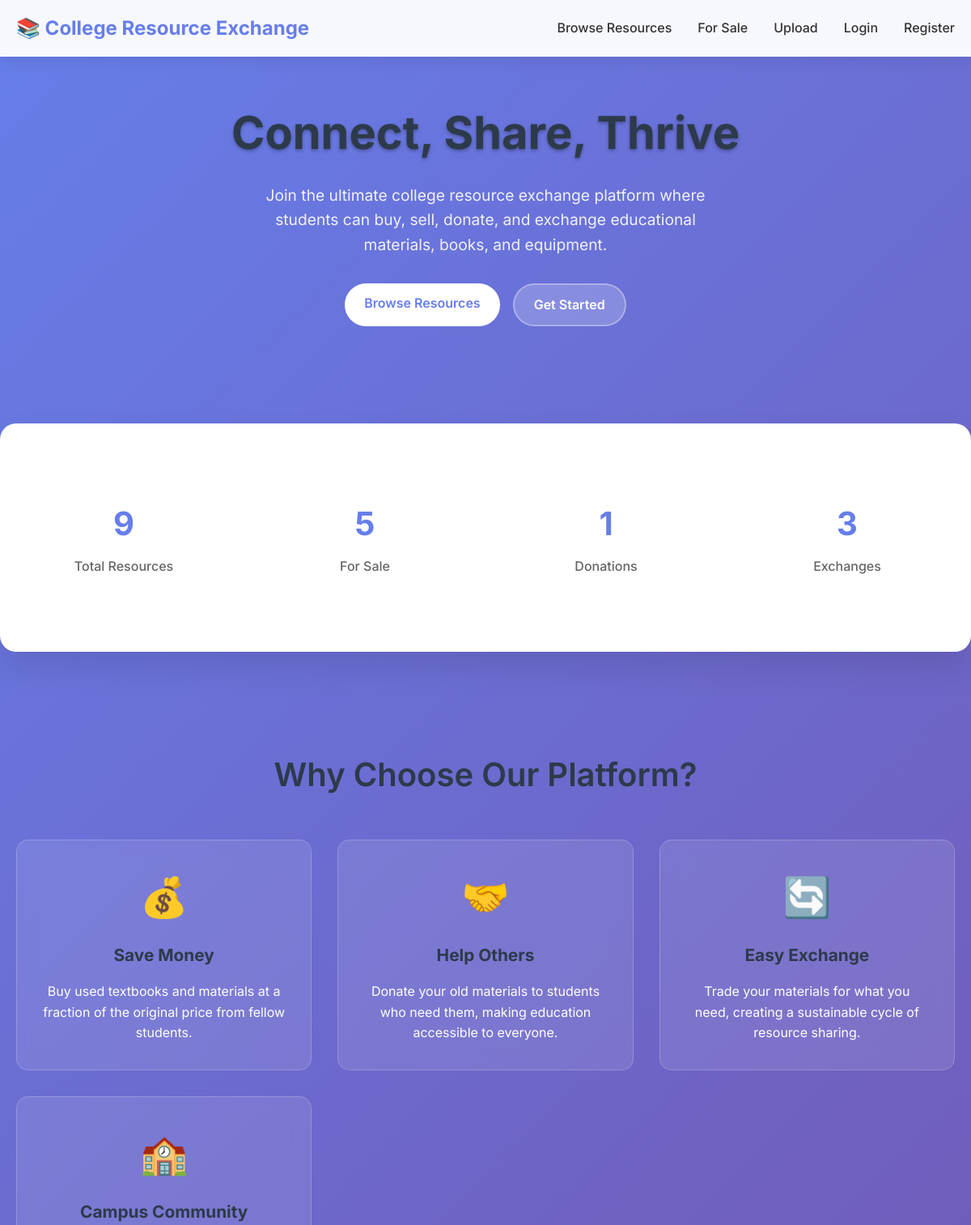
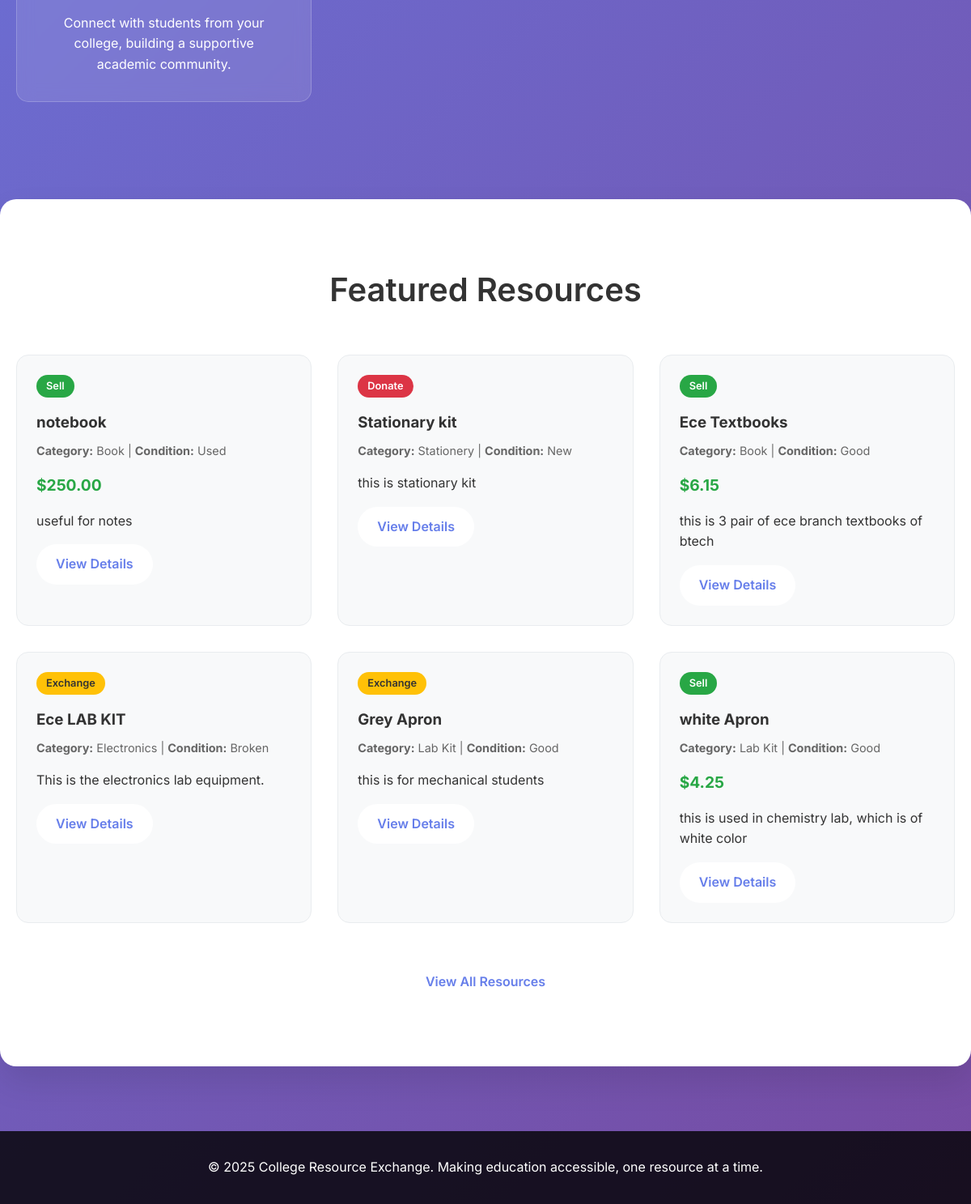
The page / on the database its author committed (2 pictures, top to bottom).
### resources/models.py (models this page shows, shortened)
class Resource(models.Model):
    title = models.CharField(max_length=100)
    description = models.TextField()
    category = models.CharField(max_length=20, choices=CATEGORY_CHOICES)
    condition = models.CharField(max_length=10, choices=CONDITION_CHOICES)
    image = models.ImageField(upload_to='resources/', blank=True, null=True)
    action_type = models.CharField(max_length=10, choices=ACTION_CHOICES)
    price = models.DecimalField(max_digits=10, decimal_places=2, null=True, blank=True, help_text="Price in currency (required if selling)")
    owner = models.ForeignKey(User, on_delete=models.CASCADE)
    created_at = models.DateTimeField(auto_now_add=True)

### resources/views.py (the view)
# urls.py: 2. Add a URL to urlpatterns:  path('', views.home, name='home')
def home(request):
    featured_resources = Resource.objects.all().order_by('-created_at')[:6]
    stats = {
        'total_resources': Resource.objects.count(),
        'selling_resources': Resource.objects.filter(action_type='Sell').count(),
        'donation_resources': Resource.objects.filter(action_type='Donate').count(),
        'exchange_resources': Resource.objects.filter(action_type='Exchange').count(),
    }
    return render(request, 'resources/home.html', {
        'featured_resources': featured_resources,
        'stats': stats
    })

### resources/templates/resources/home.html (shortened to what this page needs)
<!DOCTYPE html>
<html lang="en">
<head>
    {% load static %}
    <link rel="stylesheet" href="{% static 'resources/style.css' %}">
</head>
<body>
    <nav class="navbar">
        <div class="container">
            <div class="nav-content">
                <a href="/" class="logo">📚 College Resource Exchange</a>
                <div class="nav-links">
                    <a href="/resources/">Browse Resources</a>
                    <a href="/sell/">For Sale</a>
                    <a href="/upload/">Upload</a>
                    <a href="/accounts/login/">Login</a>
                    <a href="/register/">Register</a>
                </div>
            </div>
        </div>
    </nav>
    <section class="hero">
        <div class="container">
            <h1>Connect, Share, Thrive</h1>
            <p>Join the ultimate college resource exchange platform where students can buy, sell, donate, and exchange educational materials, books, and equipment.</p>
            <div class="cta-buttons">
                <a href="/resources/" class="btn btn-primary">Browse Resources</a>
                <a href="/register/" class="btn btn-secondary">Get Started</a>
            </div>
        </div>
    </section>
    <section class="stats">
        <div class="container">
            <div class="stats-grid">
                <div class="stat-item">
                    <div class="stat-number">{{ stats.total_resources }}</div>
                    <div class="stat-label">Total Resources</div>
                </div>
                <div class="stat-item">
                    <div class="stat-number">{{ stats.selling_resources }}</div>
                    <div class="stat-label">For Sale</div>
                </div>
                <div class="stat-item">
                    <div class="stat-number">{{ stats.donation_resources }}</div>
                    <div class="stat-label">Donations</div>
                </div>
                <div class="stat-item">
                    <div class="stat-number">{{ stats.exchange_resources }}</div>
                    <div class="stat-label">Exchanges</div>
                </div>
            </div>
        </div>
    </section>
    <section class="features">
        <div class="container">
            <h2>Why Choose Our Platform?</h2>
            <div class="features-grid">
                <div class="feature-card">
                    <div class="feature-icon">💰</div>
                    <h3>Save Money</h3>
                    <p>Buy used textbooks and materials at a fraction of the original price from fellow students.</p>
                </div>
                <div class="feature-card">
                    <div class="feature-icon">🤝</div>
                    <h3>Help Others</h3>
                    <p>Donate your old materials to students who need them, making education accessible to everyone.</p>
                </div>
                <div class="feature-card">
                    <div class="feature-icon">🔄</div>
                    <h3>Easy Exchange</h3>
                    <p>Trade your materials for what you need, creating a sustainable cycle of resource sharing.</p>
                </div>
                <div class="feature-card">
                    <div class="feature-icon">🏫</div>
                    <h3>Campus Community</h3>
                    <p>Connect with students from your college, building a supportive academic community.</p>
                </div>
            </div>
        </div>
    </section>
    <section class="featured-resources">
        <div class="container">
            <h2>Featured Resources</h2>
            <div class="resources-grid">
                {% for resource in featured_resources %}
                <div class="resource-card">
                    <span class="action-badge action-{{ resource.action_type|lower }}">{{ resource.action_type }}</span>
                    <h3>{{ resource.title }}</h3>
                    <div class="resource-meta">
                        <strong>Category:</strong> {{ resource.category }} |
                        <strong>Condition:</strong> {{ resource.condition }}
                    </div>
                    {% if resource.price and resource.action_type == 'Sell' %}
                        <div class="price">${{ resource.price }}</div>
                    {% endif %}
                    <p>{{ resource.description|truncatewords:20 }}</p>
                    <a href="/resource/{{ resource.pk }}/" class="btn btn-primary" style="margin-top: 1rem;">View Details</a>
                </div>
                {% empty %}
                <div class="resource-card" style="grid-column: 1 / -1; text-align: center;">
                    <h3>No Resources Yet</h3>
                    <p>Be the first to upload a resource and help build our community!</p>
                    <a href="/upload/" class="btn btn-primary">Upload Resource</a>
                </div>
                {% endfor %}
            </div>
            <div style="text-align: center; margin-top: 3rem;">
                <a href="/resources/" class="btn btn-primary">View All Resources</a>
            </div>
        </div>
    </section>
    <footer class="footer">
        <div class="container">
            <p>&copy; 2025 College Resource Exchange. Making education accessible, one resource at a time.</p>
        </div>
    </footer>
</body>
</html>

### resources/static/resources/style.css (style rules this page uses)
body { font-family: 'Segoe UI', Arial, sans-serif; background: #f4f6fb; margin: 0; padding: 0; }
.container { max-width: 900px; margin: 40px auto; padding: 0 20px; }
h1, h2, h3 { color: #2d3a4a; margin-bottom: 10px; }
h1 { font-size: 2.2rem; font-weight: 700; }
h2 { font-size: 1.5rem; font-weight: 600; }
a { color: #217dbb; text-decoration: none; font-weight: 500; }

### resources/templates/resources/home.html (style rules this page uses)
* { margin: 0; padding: 0; box-sizing: border-box; }
body { font-family: 'Inter', sans-serif; line-height: 1.6; color: #333; background: linear-gradient(135deg, #667eea 0%, #764ba2 100%); min-height: 100vh; }
.container { max-width: 1200px; margin: 0 auto; padding: 0 20px; }
.navbar { background: rgba(255, 255, 255, 0.95); backdrop-filter: blur(10px); padding: 1rem 0; position: fixed; top: 0; width: 100%; z-index: 1000; box-shadow: 0 2px 20px rgba(0,0,0,0.1); }
.nav-content { display: flex; justify-content: space-between; align-items: center; }
.logo { font-size: 1.5rem; font-weight: 700; color: #667eea; text-decoration: none; }
.nav-links { display: flex; gap: 2rem; }
.nav-links a { text-decoration: none; color: #333; font-weight: 500; transition: color 0.3s ease; }
.hero { padding: 120px 0 80px; text-align: center; color: white; }
.hero h1 { font-size: 3.5rem; font-weight: 700; margin-bottom: 1rem; text-shadow: 0 2px 4px rgba(0,0,0,0.3); }
.hero p { font-size: 1.2rem; margin-bottom: 2rem; opacity: 0.9; max-width: 600px; margin-left: auto; margin-right: auto; }
.cta-buttons { display: flex; gap: 1rem; justify-content: center; flex-wrap: wrap; }
.btn { padding: 12px 24px; border-radius: 50px; text-decoration: none; font-weight: 600; transition: all 0.3s ease; display: inline-block; }
.btn-primary { background: #fff; color: #667eea; }
.btn-secondary { background: rgba(255,255,255,0.2); color: white; border: 2px solid rgba(255,255,255,0.3); }
.stats { background: white; padding: 60px 0; margin: 40px 0; border-radius: 20px; box-shadow: 0 20px 40px rgba(0,0,0,0.1); }
.stats-grid { display: grid; grid-template-columns: repeat(auto-fit, minmax(200px, 1fr)); gap: 2rem; text-align: center; }
.stat-item { padding: 2rem; }
.stat-number { font-size: 2.5rem; font-weight: 700; color: #667eea; margin-bottom: 0.5rem; }
.stat-label { color: #666; font-weight: 500; }
.features { padding: 80px 0; color: white; }
.features h2 { text-align: center; font-size: 2.5rem; margin-bottom: 3rem; }
.features-grid { display: grid; grid-template-columns: repeat(auto-fit, minmax(300px, 1fr)); gap: 2rem; }
.feature-card { background: rgba(255,255,255,0.1); backdrop-filter: blur(10px); padding: 2rem; border-radius: 15px; text-align: center; border: 1px solid rgba(255,255,255,0.2); }
.feature-icon { font-size: 3rem; margin-bottom: 1rem; }
.feature-card h3 { margin-bottom: 1rem; font-size: 1.3rem; }
.featured-resources { background: white; padding: 80px 0; border-radius: 20px; margin: 40px 0; box-shadow: 0 20px 40px rgba(0,0,0,0.1); }
.featured-resources h2 { text-align: center; font-size: 2.5rem; margin-bottom: 3rem; color: #333; }
.resources-grid { display: grid; grid-template-columns: repeat(auto-fit, minmax(300px, 1fr)); gap: 2rem; }
.resource-card { background: #f8f9fa; border-radius: 15px; padding: 1.5rem; transition: transform 0.3s ease, box-shadow 0.3s ease; border: 1px solid #e9ecef; }
.resource-card h3 { color: #333; margin-bottom: 0.5rem; }
.resource-meta { color: #666; font-size: 0.9rem; margin-bottom: 1rem; }
.action-badge { display: inline-block; padding: 4px 12px; border-radius: 20px; font-size: 0.8rem; font-weight: 600; color: white; margin-bottom: 1rem; }
.action-sell { background: #28a745; }
.action-donate { background: #dc3545; }
.action-exchange { background: #ffc107; color: #333; }
.price { font-size: 1.2rem; font-weight: 700; color: #28a745; margin-bottom: 1rem; }
.footer { background: rgba(0,0,0,0.8); color: white; text-align: center; padding: 2rem 0; margin-top: 80px; }

### rows shown on the page
Resource: action_type "Sell", title "notebook", category "Book", condition "Used", price "250.00", description "useful for notes"
Resource: action_type "Donate", title "Stationary kit", category "Stationery", condition "New", description "this is stationary kit"
Resource: action_type "Sell", title "Ece Textbooks", category "Book", condition "Good", price "6.15", description "this is 3 pair of ece branch textbooks of btech"
Resource: action_type "Exchange", title "Ece LAB KIT", category "Electronics", condition "Broken", description "This is the electronics lab equipment."
Resource: action_type "Exchange", title "Grey Apron", category "Lab Kit", condition "Good", description "this is for mechanical students"
Resource: action_type "Sell", title "white Apron", category "Lab Kit", condition "Good", price "4.25", description "this is used in chemistry lab, which is of white color"

### other values the page prints
{{ stats.total_resources }} "9"
{{ stats.selling_resources }} "5"
{{ stats.donation_resources }} "1"
{{ stats.exchange_resources }} "3"
